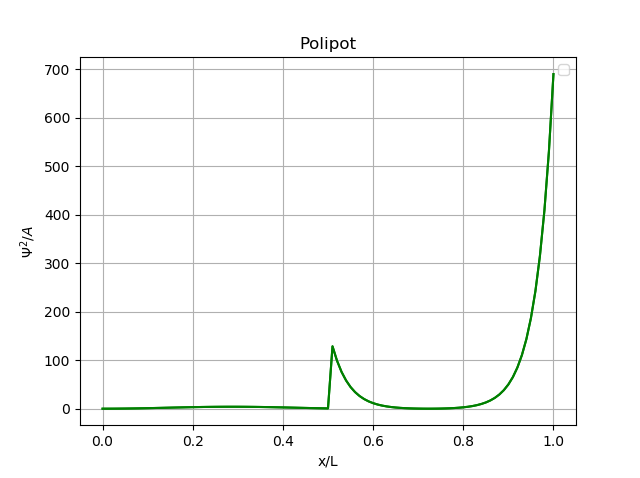

The script that drew this image:
# -*- coding: utf-8 -*-
"""
Created on Wed Nov 14 07:49:48 2018

@author: rafa

The program follows the nomenclature from:
    Notes on the solution to 1D Schrodinger equation
    for piecewise potentials - bjd
And tries to find its eigenenergies.
    
Mute index k is replaced by b 
(which stands for boundaries)
"""

import matplotlib.pyplot as plt
import numpy as np
    
"""
#------------------------------------------------------------

#generate a random potential

dx=1/np.float(1000)
x_vect=np.arange(0,1+dx,dx)

N=1 #number of potential columns -1
xb=np.zeros(N+1)
Vb=np.zeros(N+1)

for ib in range(N+1):
    xb[ib]=(((ib+1)/(N+1))
    +(1/(N+1))*(-(0.5-dx) + (1-2*dx)*np.random.random()))
    Vb[ib]=0.001*np.random.random()
xb[-1]=1 

#draw the random potential generated

V_vect=[]

ib=0
for x in x_vect:
    if x > xb[ib]:
        ib+=1
    V_vect.append(Vb[ib])
    
plt.plot(x_vect,V_vect,'r-')
#plt.axvline(x=0)
#plt.axvline(x=1)
plt.grid(True)
plt.title("Potencial")
plt.xlabel("x/L")
plt.ylabel("V")
"""

#------------------------------------------------------------
#Generate the easy potential
    
dx=1/np.float(100)
x_vect=np.arange(0,1+dx,dx)

N=1 #number of potential columns -1
xb=np.zeros(N+1)
Vb=np.zeros(N+1)

for ib in range(N+1):
    xb[ib]=((ib+1)/(N+1))
Vb=[0.001,100]
print(xb,Vb)

V_vect=[]

ib=0
for x in x_vect:
    if x > xb[ib]:
        ib+=1
    V_vect.append(Vb[ib])


#------------------------------------------------------------
#find the eigen-energies

phi=1j*np.zeros(shape=(N+1,2))

phi[0]=np.array((1,-1))

#phi[N]=[1,-np.exp(2j*kn)]


Eguay = np.pi*np.pi*0.5

dE=Eguay/np.float(10007)
EE=np.arange(0.5*Eguay,10*Eguay+dE,dE)

elf=[]

kb=1j*np.zeros(N+1)

for E in EE:
    
    for ib in range(N+1):
         kb[ib]=(np.sqrt(2*(E-Vb[ib])+0j))
        
    #define the effective matrix
    # n = “next“ = ib+1, l = “last“ = ib
            
    M_eff=np.eye(2)
    kn=kb[0] 
    
    for ib in range(N):
        kl=kn
        xn=xb[ib+1]
        kn=kb[ib+1]
        
        ex=np.exp(1j*kl*xn)
        M=np.array(((ex,ex**-1),(1j*kl*ex,-1j*kl*ex**-1)))
        
        ex=np.exp(1j*kn*xn)
        invM=np.array(((0.5*ex**-1,(-1j*0.5*(1/kn))*ex**-1),
                       (0.5*ex,(1j*0.5*(1/kn))*ex)))
        
        Mb=np.dot(invM,M)
        
        M_eff=np.dot(Mb,M_eff)        
        phi[ib+1]=np.dot(Mb,phi[ib])
    
    phi_test=np.dot(M_eff,phi[0])
    elf.append(np.absolute(np.exp(2j*kn)*phi_test[0]+phi_test[1]))

#plt.plot(EE/Eguay,elf,'r-')
#plt.grid(True)
#plt.title("Arrels d'energia")
#plt.xlabel(r"""$E(\~E)$""")
#plt.ylabel(r"""$f$""")
#plt.show()

#------------------------------------------------------------

E = 3.0498469501530496*Eguay

for ib in range(N+1):
    kb[ib]=(np.sqrt(2*(E-Vb[ib])+0j))

psi_vect=1j*np.zeros(shape=(len(x_vect)))#,N+1))


ib=0
for ix in range(len(x_vect)):
    if x_vect[ix]>xb[ib]:
        ib+=1
    expo=np.exp(1j*kb[ib]*x_vect[ix])
#    psi_vect[ix][ib]=phi[ib][0]*expo+phi[ib][1]*expo**-1
    psi_vect[ix]=np.absolute(phi[ib][0]*expo+phi[ib][1]*expo**-1)**2
#    print(ix,ib,kb[ib],phi[ib],psi_vect[ix])

print(np.absolute(np.exp(2j*kn)*phi[ib][0]+phi[ib][1]))      


plt.plot(x_vect,psi_vect,'g-')
#plt.plot(xx,sin2,'r-',label='$\sin(\pi x L)^2$')
plt.grid(True)
plt.legend()
plt.title("Polipot")
plt.xlabel("x/L")
plt.ylabel("$\Psi^2 /A$")
plt.show()
